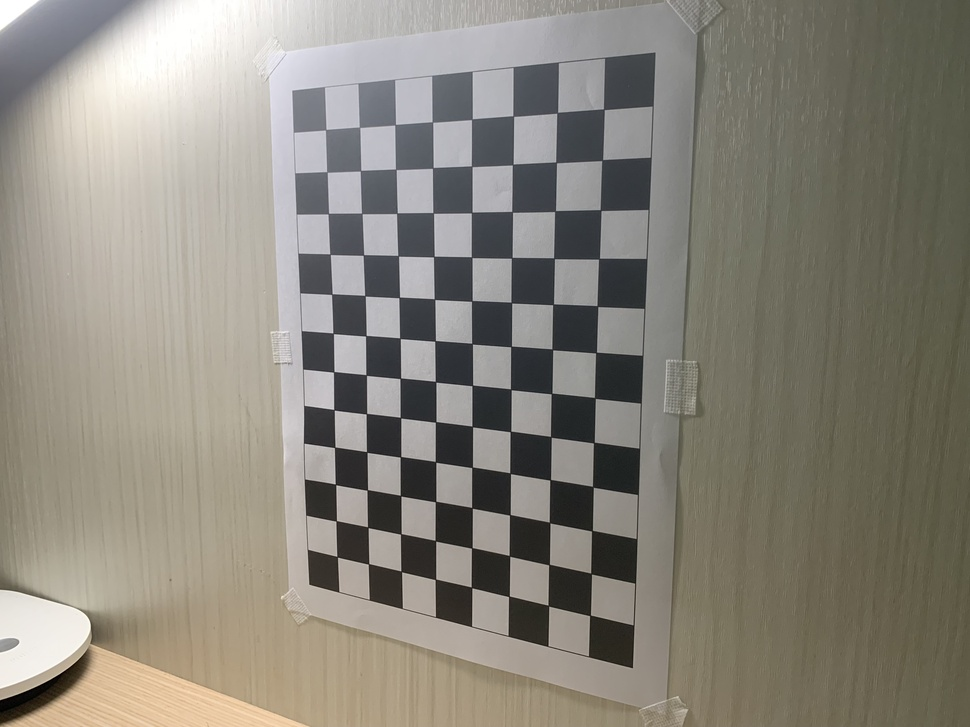
#> input picture 相機校正/相機校正_畹茜/Calibration3/left/IMG_0376.jpg, 970 x 727 px, shrunk from 4032 x 3024 before the run; its folder holds only this picture in this run
$ jupyter execute --allow-errors Calibration3.ipynb   (older library calls are emulated)
#> lines starting #> are read from the running program, lines starting #| are printed output that depends on the picture; after the words box and inside, x2 and y2 are one past the last pixel; in counts of white or black regions, pixels touching at a corner belong together; long printed decimals are rounded
[cell 1]
import numpy as np
import cv2 as cv
import glob

# define the dimensions of checkerboard
# 取棋盤行列-1，因為是找交會點
checkerboard = (12, 8)

# termination criteria
# 每當運行30次演算法迭代或達到epsilon = 0.001的精度時，就停止演算法並返回答案。
criteria = (cv.TERM_CRITERIA_EPS + cv.TERM_CRITERIA_MAX_ITER, 30, 0.001)

# prepare object points, like (0,0,0), (1,0,0), (2,0,0) ....,(6,5,0)
# np.zero()是創建空白數組，np.mgrid()是創建多維數組
objp = np.zeros((checkerboard[0]*checkerboard[1],3), np.float32)
objp[:,:2] = np.mgrid[0:checkerboard[0],0:checkerboard[1]].T.reshape(-1,2)

# Arrays to store object points and image points from all the images.
objpoints = [] # 3d point in real world space
imgpointsL = [] # 2d points in image plane.
imgpointsR = [] # 2d points in image plane.

# Extracting path of individual image stored in a given directory
# 分別放在兩個資料夾中
imagesLeft = sorted(glob.glob('left\\*.jpg'))
imagesRight = sorted(glob.glob('right\\*.jpg'))

for imgLeft, imgRight in zip(imagesLeft, imagesRight):

    # 讀取圖片
    imgL = cv.imread(imgLeft)
#> imgL is the input picture: shape (727, 970, 3); mean B, G, R 123.9, 134, 138.1
    imgR = cv.imread(imgRight)
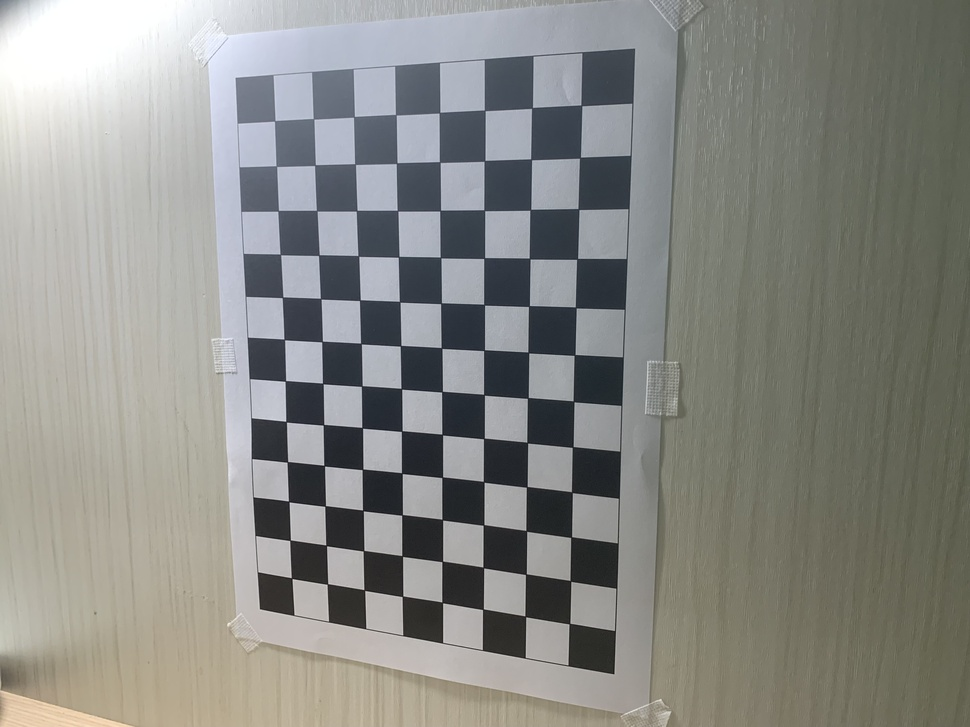
#> input picture 相機校正/相機校正_畹茜/Calibration3/right/IMG_0382.jpg, 970 x 727 px, shrunk from 4032 x 3024 before the run
#> imgR is the input picture: shape (727, 970, 3); mean B, G, R 133.9, 138.5, 137.9
    # 色彩轉換 RGB轉灰階
    grayL = cv.cvtColor(imgL, cv.COLOR_BGR2GRAY)
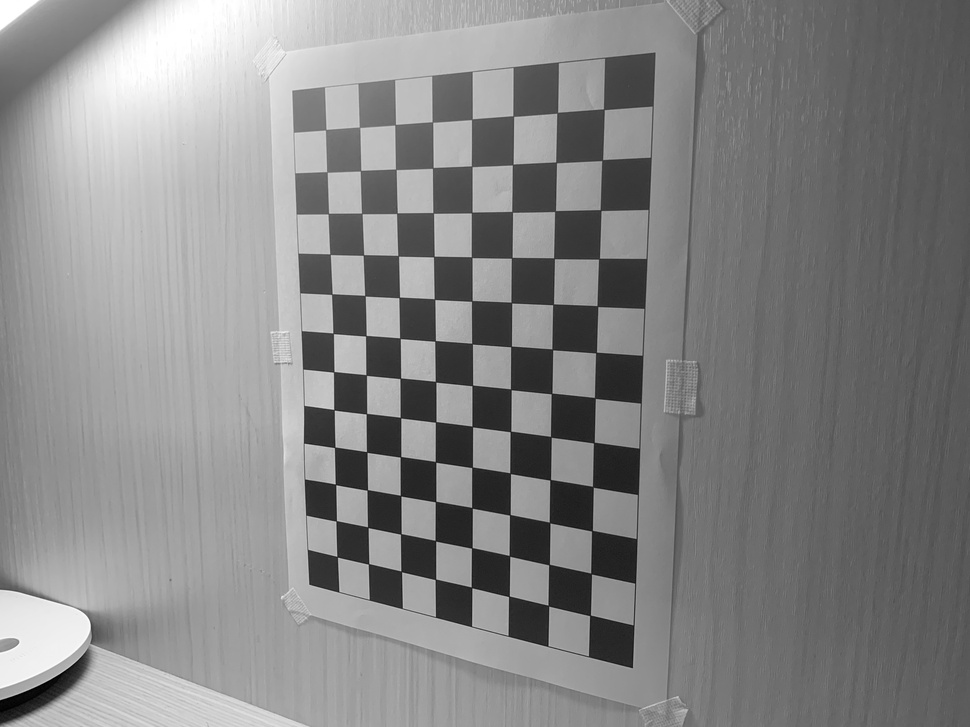
#> grayL: shape (727, 970); min 0, max 255, mean 134
    grayR = cv.cvtColor(imgR, cv.COLOR_BGR2GRAY)
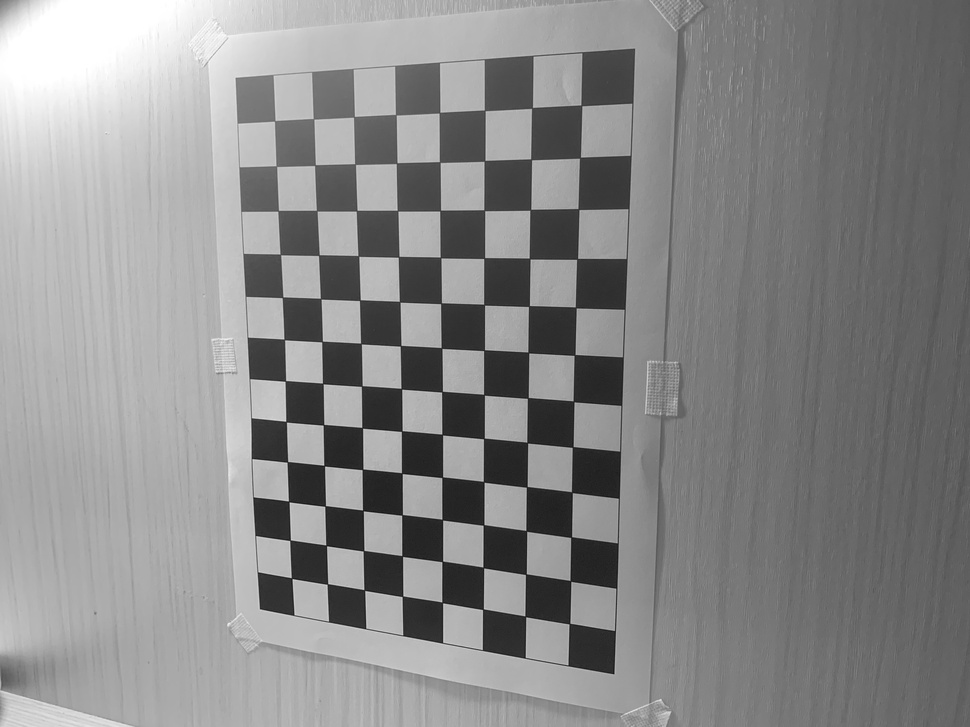
#> grayR: shape (727, 970); min 18, max 255, mean 137.8

    # Find the chess board corners
    # 尋找棋盤，回傳角點座標
    retL, cornersL = cv.findChessboardCorners(grayL, checkerboard, None)
#> retL = True; cornersL = 96 rows, first 8: [603.8, 109.3], [602.1, 160.2], [600.7, 210.2], [599.1, 258.7], [597.2, 305.9], [596, 352.5], [595, 398], [593.7, 442.8]
    retR, cornersR = cv.findChessboardCorners(grayR, checkerboard, None)
#> retR = True; cornersR = 96 rows, first 8: [581.3, 105.4], [579.9, 157.8], [578.7, 209.4], [577, 259], [575.7, 307.4], [574.7, 354.8], [573.5, 401.3], [572.7, 447]

    # If found, add object points, image points (after refining them)
    if retL and retR == True:
        objpoints.append(objp)

        # 尋找亞像素角點，優化棋盤角點
        # refine pixel coordinates
        corners2L = cv.cornerSubPix(grayL, cornersL, (11,11), (-1,-1), criteria)
#> corners2L = 96 rows, first 8: [603.8, 109.3], [602.3, 160.1], [600.6, 210.1], [599, 258.7], [597.4, 306.1], [596.1, 352.6], [594.9, 397.9], [593.8, 442.6]
        imgpointsL.append(corners2L)

        corners2R = cv.cornerSubPix(grayR, cornersR, (11,11), (-1,-1), criteria)
#> corners2R = 96 rows, first 8: [581.4, 105.4], [580, 157.6], [578.5, 209.1], [577.2, 258.8], [575.7, 307.5], [574.5, 354.9], [573.6, 401.4], [572.6, 447]
        imgpointsR.append(corners2R)

    # Draw and display the corners
    cv.drawChessboardCorners(imgL, checkerboard, corners2L, retL)
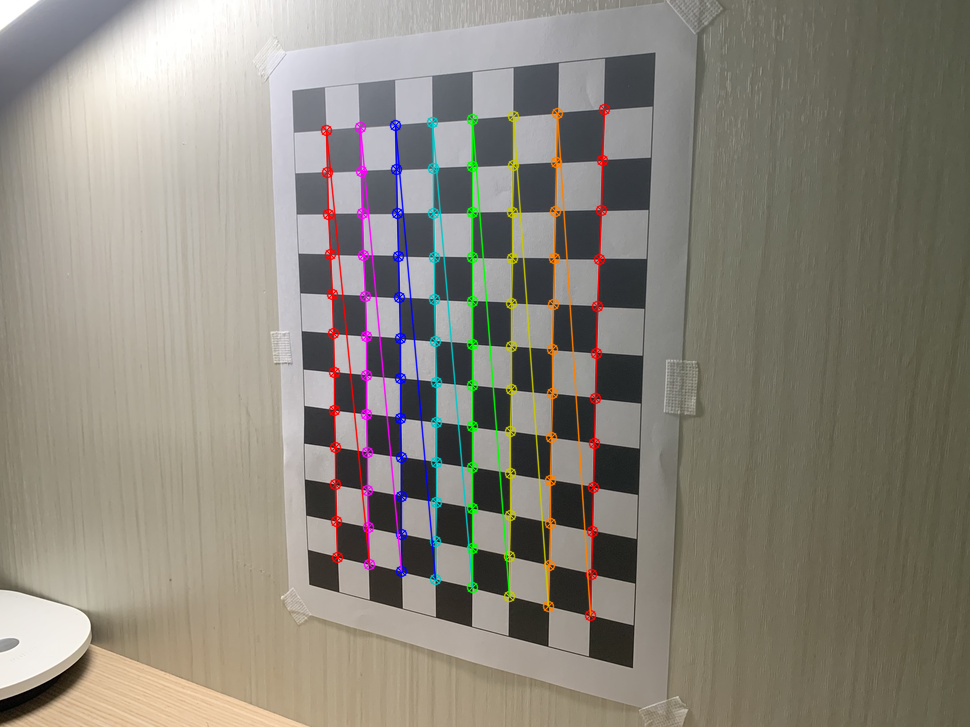
#> imgL: shape (727, 970, 3); 3.97% of pixels changed, all inside (x1, y1, x2, y2) = (320, 103, 611, 622)
    cv.imshow('img left', imgL)
    cv.drawChessboardCorners(imgR, checkerboard, corners2R, retR)
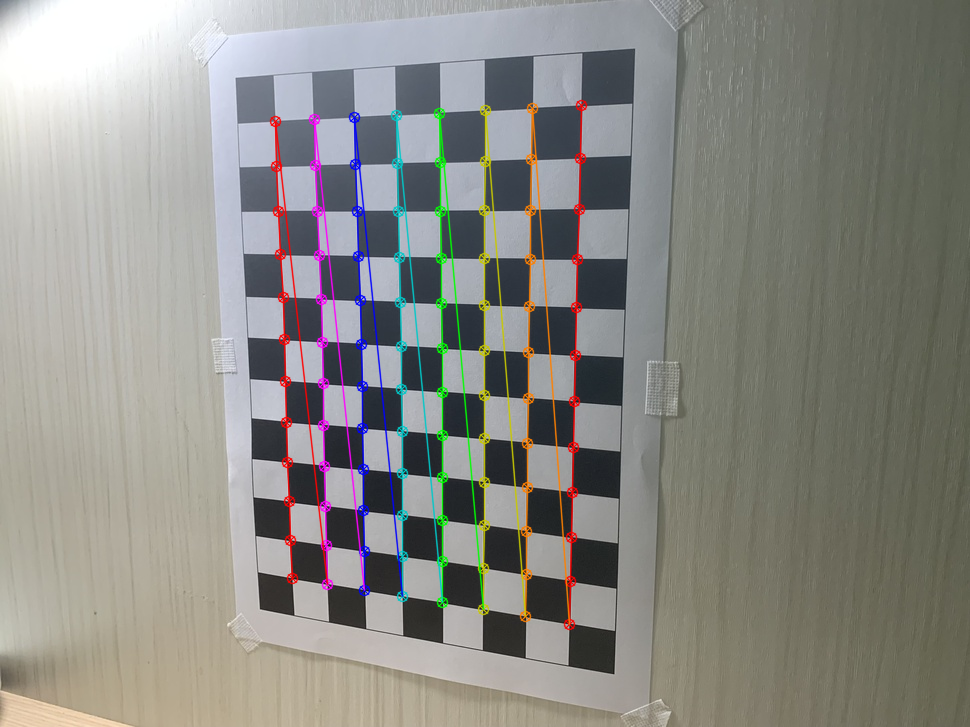
#> imgR: shape (727, 970, 3); 4.13% of pixels changed, all inside (x1, y1, x2, y2) = (269, 99, 588, 631)
    cv.imshow('img right', imgR)
    cv.waitKey(500)

cv.destroyAllWindows()

[cell 2]
# 校準相機
# returns reprojection error(重新投影誤差), the camera matrix(相機的內參矩陣), distortion coefficients(相機畸變參數), rotation(旋轉) and translation(平移) vectors
retL, mtxL, distL, rvecsL, tvecsL = cv.calibrateCamera(objpoints, imgpointsL, grayL.shape[::-1], None, None)
#> retL = 0.286; mtxL = [[743.7, 0, 485.9], [0, 736.6, 351.1], [0, 0, 1]]; distL = [[0.383, -2.35, -0.00288, -0.00449, 4.62]]; rvecsL = ([0.48, 0.256, 1.57],); tvecsL = ([2.38, -4.92, 15.3],)
heightL, widthL, channelsL = imgL.shape
#> heightL = 727; widthL = 970; channelsL = 3
# 回傳優化後的相機參數、圖像中不畸變的區域
newCameraMatrixL, roi_L = cv.getOptimalNewCameraMatrix(mtxL, distL, (widthL, heightL), 1, (widthL, heightL))
#> newCameraMatrixL = [[787.8, 0, 482.7], [0, 751, 349.9], [0, 0, 1]]; roi_L = (147, 97, 673, 504)

retR, mtxR, distR, rvecsR, tvecsR = cv.calibrateCamera(objpoints, imgpointsR, grayR.shape[::-1], None, None)
#> retR = 0.277; mtxR = [[759, 0, 472.5], [0, 756.6, 352.8], [0, 0, 1]]; distR = [[0.339, -1.67, -0.00189, -0.00463, 1.49]]; rvecsR = ([0.381, 0.143, 1.58],); tvecsR = ([2.15, -4.9, 15.28],)
heightR, widthR, channelsR = imgR.shape
#> heightR = 727; widthR = 970; channelsR = 3
newCameraMatrixR, roi_R = cv.getOptimalNewCameraMatrix(mtxR, distR, (widthR, heightR), 1, (widthR, heightR))
#> newCameraMatrixR = [[698.7, 0, 467.4], [0, 696.8, 350.1], [0, 0, 1]]; roi_R = (18, 29, 941, 664)

header = ['Rotation','Translation', 'ProjectionLeft', 'ProjectionRight']

flags = 0
flags = cv.CALIB_FIX_INTRINSIC

criteria_stereo = (cv.TERM_CRITERIA_EPS + cv.TERM_CRITERIA_MAX_ITER, 100, 0.0001)

# 回傳相機的Camera Matrix(內參矩陣)、Distortion Coefficients Matrix(畸變量)、rotation matrix(右相相對左相旋轉矩陣)、translation vector(右相相對左相平移矩陣)、essential matrix(本徵矩陣)、fundamental matrix(基本矩陣)
retStereo, newCameraMatrixL, distL, newCameraMatrixR, distR, R, T, E, F = cv.stereoCalibrate(objpoints, imgpointsL, imgpointsR, mtxL, distL, mtxR, distR, grayL.shape[::-1], criteria_stereo, flags)
#> retStereo = 0.281; newCameraMatrixL = [[743.7, 0, 485.9], [0, 736.6, 351.1], [0, 0, 1]]; newCameraMatrixR = [[759, 0, 472.5], [0, 756.6, 352.8], [0, 0, 1]]; R = [[0.991, 0.0222, -0.133], [-0.0232, 1, -0.00607], [0.133, 0.0091, 0.991]]; T = [1.93, 0.164, -0.156]; E = [[0.0181, 0.158, 0.161], [-0.411, -0.0211, -1.9], [-0.207, 1.93, 0.01]]; F = [[-4.82e-07, -4.25e-06, -0.00148], [1.1e-05, 5.69e-07, 0.0322], [0.000541, -0.0376, 1]]

print(retStereo)
#| 0.2811
print("\nCamera matrix left: ")
print(newCameraMatrixL)
#| [[743.729   0.         485.862 ]
#|  [  0.         736.575 351.058]
#|  [  0.           0.           1.        ]]
print("\ndistCoeffs left: ")
print(distL)
#| [[ 3.83035757e-01 -2.35488755e+00 -2.87794147e-03 -4.49315669e-03
#|    4.61748320e+00]]
print("\nCamera matrix right: ")
print(newCameraMatrixR)
#| [[758.981   0.         472.514]
#|  [  0.         756.610 352.819]
#|  [  0.           0.           1.        ]]
print("\ndistCoeffs right: ")
print(distR)
#| [[ 0.3388 -1.674  -0.00189 -0.004628  1.489]]
print("\nR: ")
print(R)
#| [[ 0.9909  0.0222 -0.1327]
#|  [-0.02321  0.9997 -0.006074]
#|  [ 0.1325  0.009099  0.9911]]
print("\nT: ")
print(T)
#| [[ 1.934]
#|  [ 0.1639]
#|  [-0.1564]]
print("\nE: ")
print(E)
#| [[ 0.01809  0.1578  0.1615]
#|  [-0.4112 -0.02107 -1.896]
#|  [-0.2073  1.930   0.01]]
print("\nF: ")
print(F)
#| [[-4.82081312e-07 -4.24631592e-06 -1.47530432e-03]
#|  [ 1.09938812e-05  5.68668270e-07  3.21537151e-02]
#|  [ 5.41144938e-04 -3.76025765e-02  1.00000000e+00]]
